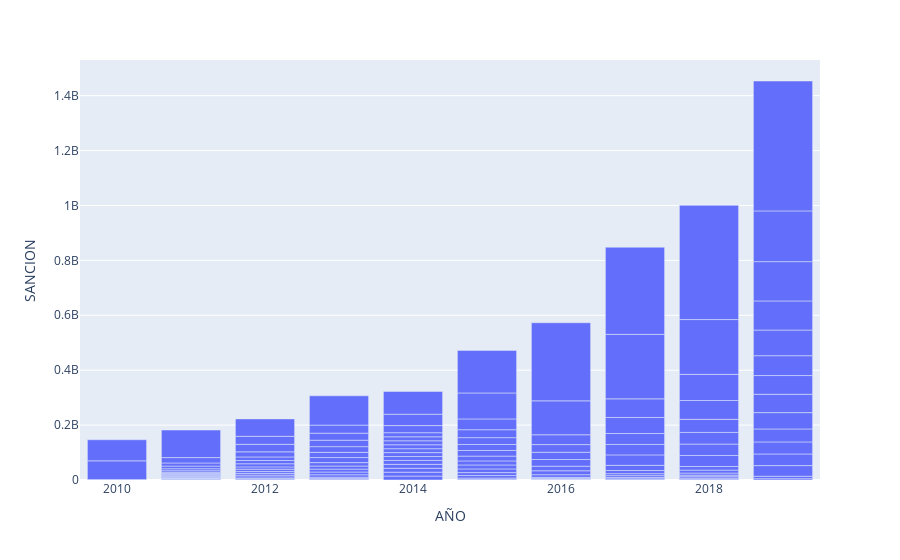

Notebook code for this chart:
### Code cell
fig = px.bar(sancion_espacios_verdes, x="AÑO", y="SANCION", title="")
fig.show()

### Figure 1 — Plotly figure (JSON) as saved in the notebook; plotly's stock layout.template omitted (floating-point values rounded to 4 significant figures; data arrays with more than 128 entries replaced by an {"elided": "..."} marker saying what was removed)
{"data": [{"alignmentgroup": "True", "hovertemplate": "AÑO=%{x}<br>SANCION=%{y}<extra></extra>", "legendgroup": "", "marker": {"color": "#636efa"}, "name": "", "offsetgroup": "", "orientation": "v", "showlegend": false, "textposition": "auto", "type": "bar", "x": {"elided": "138 int values"}, "xaxis": "x", "y": {"elided": "138 int values"}, "yaxis": "y"}], "layout": {"barmode": "relative", "legend": {"tracegroupgap": 0}, "margin": {"t": 60}, "xaxis": {"anchor": "y", "domain": [0, 1], "title": {"text": "AÑO"}}, "yaxis": {"anchor": "x", "domain": [0, 1], "title": {"text": "SANCION"}}}}
